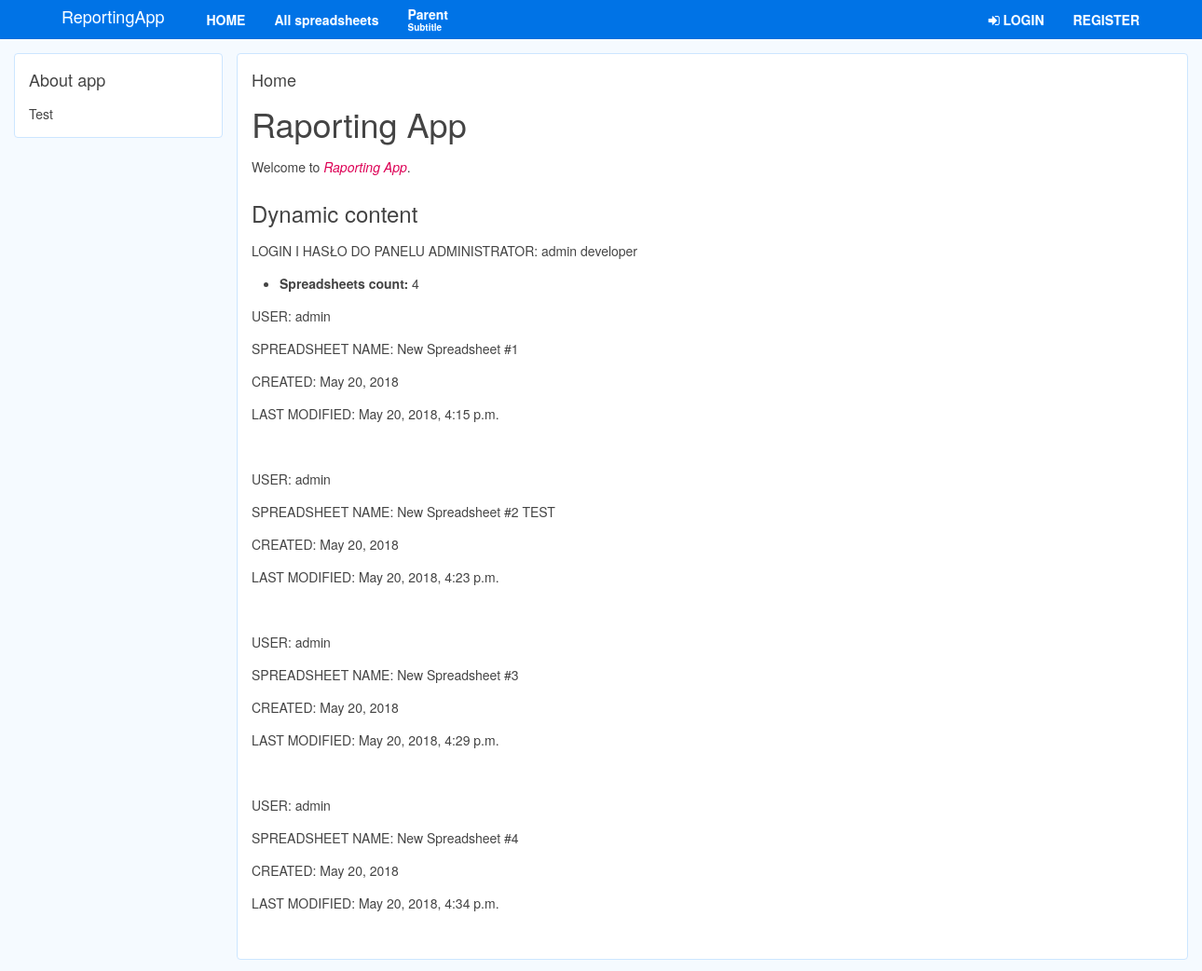
The page /reports/ on the database its author committed.
### reports/models.py (models this page shows, shortened)
class Spreadsheet(models.Model):
	user = models.ForeignKey(User, unique=False, on_delete=models.CASCADE)
	spreadsheet_name = models.CharField(max_length=255)
	spreadsheet_description = models.TextField(default='')
	spreadsheet_creation_date = models.DateField(auto_now_add=True, editable=False)
	spreadsheet_last_modification = models.DateTimeField(auto_now=True)
	row_number = models.IntegerField(default=5)
	column_number = models.IntegerField(default=0)

### reports/views.py (the view)
# urls.py: 2. Add a URL to urlpatterns:  path('', views.home, name='home')
def home(request):
    spreadsheets = Spreadsheet.objects.all()
    num_spreadsheets = len(spreadsheets)
    return render(request, 'home.html', context={'spreadsheets': spreadsheets, 'num_spreadsheets': num_spreadsheets}, )

### reports/templatetags/widget_tweeks.py (called while the page is built)
def silence_without_field(fn):
    def wrapped(field, attr):
        if not field:
            return ""
        return fn(field, attr)
    return wrapped

### reports/templates/home.html (shortened to what this page needs)
{% extends "./base/base.html" %}
{% block content %}
<div class="uk-width-1-1">
	<h1>Raporting App</h1>
	<p>Welcome to
		<em>Raporting App</em>.</p>
	<h2>Dynamic content</h2>
	<p>LOGIN I HASŁO DO PANELU ADMINISTRATOR: admin developer </p>
	<ul>
		<li>
			<strong>Spreadsheets count:</strong> {{ num_spreadsheets }}</li>
	</ul>
	{% for sp in spreadsheets %}
	<p>USER: {{sp.user}}</p>
	<p>SPREADSHEET NAME: {{sp.spreadsheet_name}}</p>
	<p>CREATED: {{sp.spreadsheet_creation_date}}</p>
	<p>LAST MODIFIED: {{sp.spreadsheet_last_modification}}</p>
	{% endfor %}
</div>
{% endblock %}

### rows shown on the page
Spreadsheet: user "admin", spreadsheet_name "New Spreadsheet #1", spreadsheet_creation_date "May 20, 2018", spreadsheet_last_modification "May 20, 2018, 4:15 p.m."
Spreadsheet: user "admin", spreadsheet_name "New Spreadsheet #2 TEST", spreadsheet_creation_date "May 20, 2018", spreadsheet_last_modification "May 20, 2018, 4:23 p.m."
Spreadsheet: user "admin", spreadsheet_name "New Spreadsheet #3", spreadsheet_creation_date "May 20, 2018", spreadsheet_last_modification "May 20, 2018, 4:29 p.m."
Spreadsheet: user "admin", spreadsheet_name "New Spreadsheet #4", spreadsheet_creation_date "May 20, 2018", spreadsheet_last_modification "May 20, 2018, 4:34 p.m."

### other values the page prints
{{ 'Home' | upper }} "HOME"
{{ 'Login' | upper }} "LOGIN"
{{ 'Register' | upper }} "REGISTER"
{{ num_spreadsheets }} "4"
